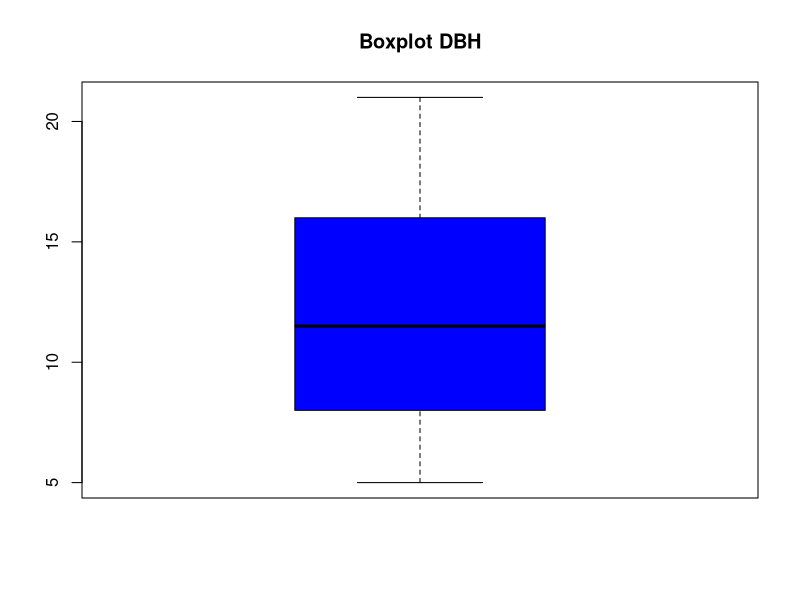
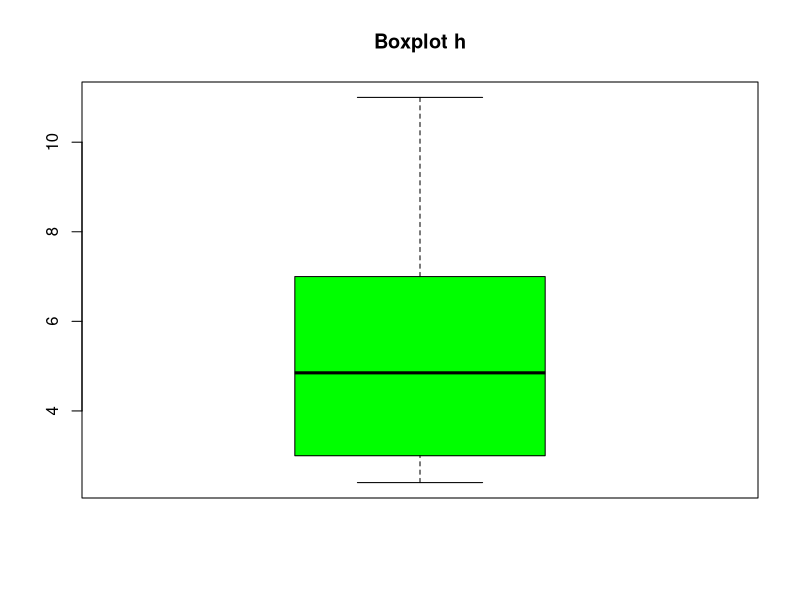
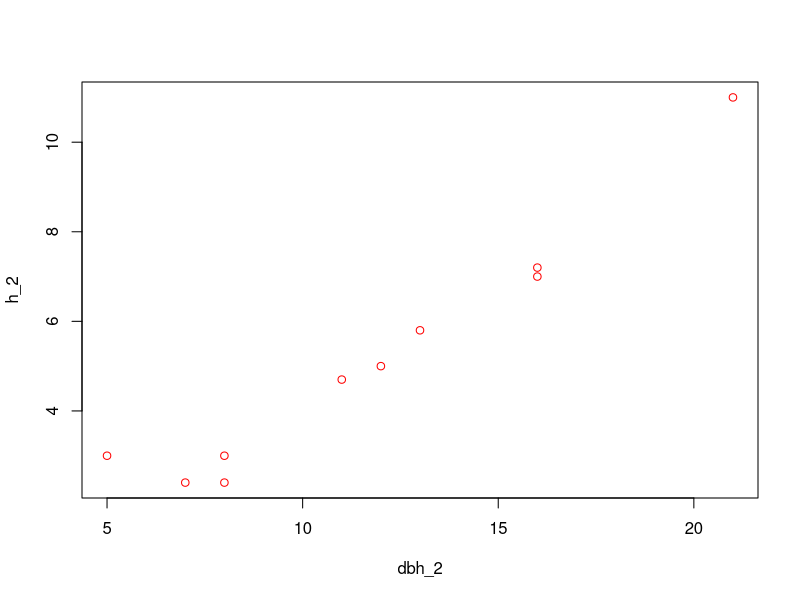
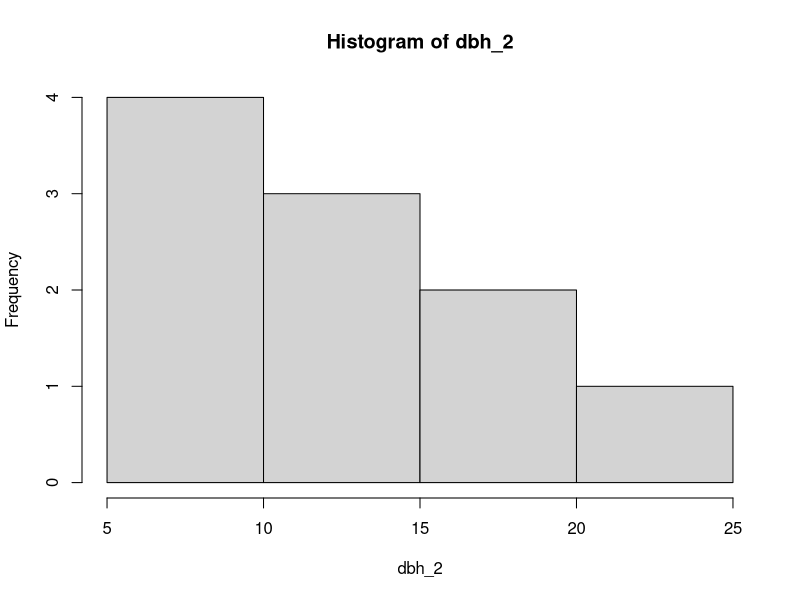
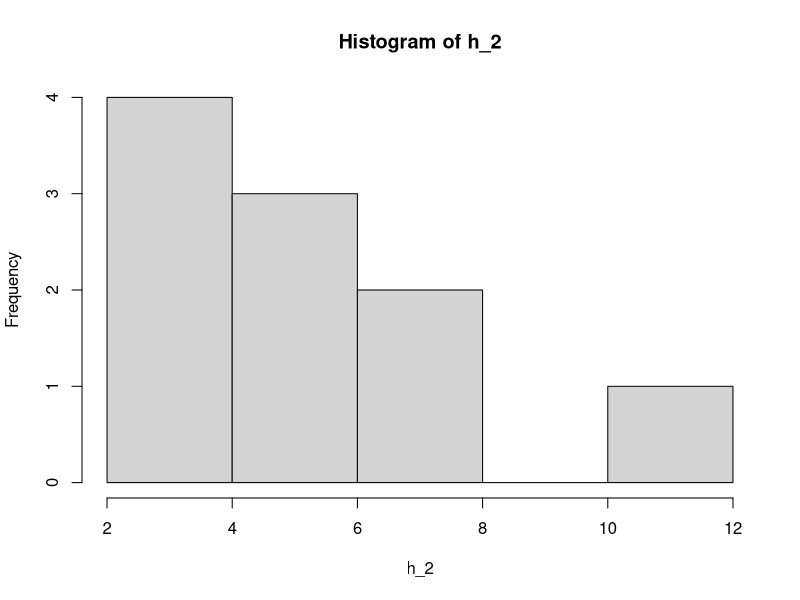
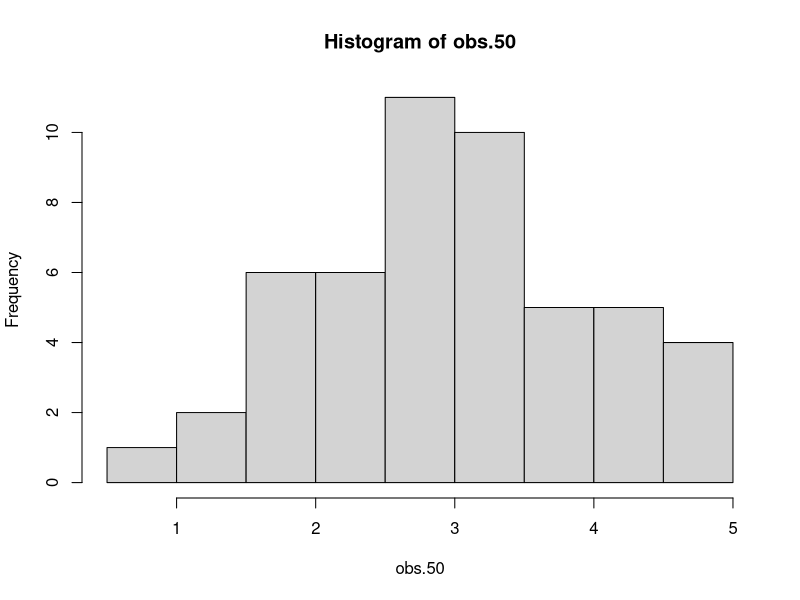
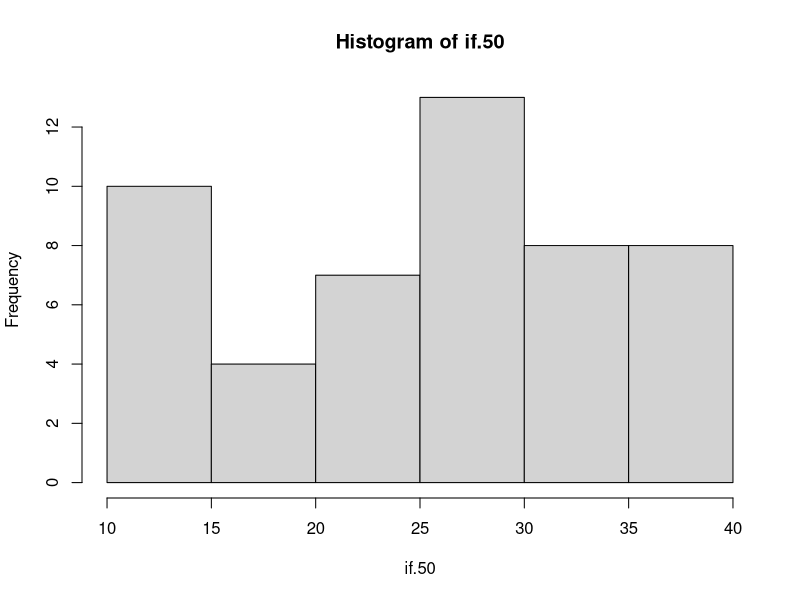
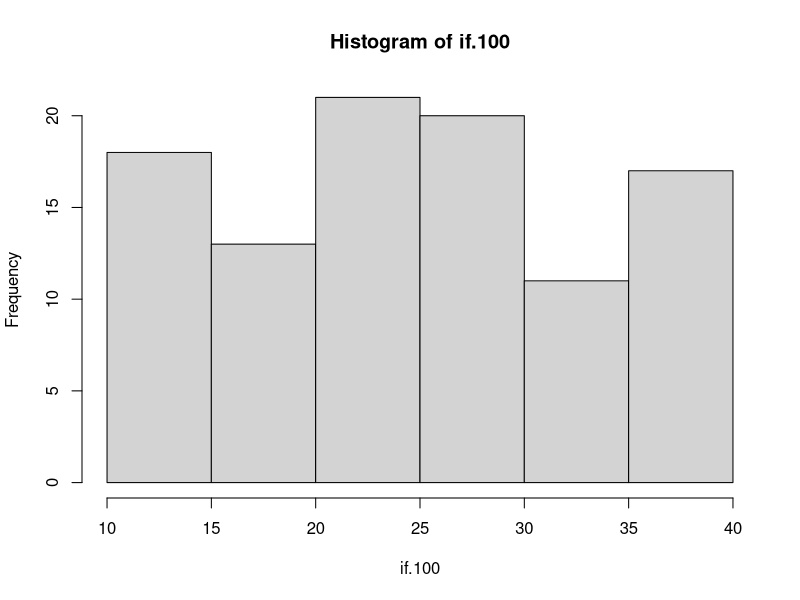

Here is the R script that generated these plots, in order:
# Jairo Alberto Leal Gómez
# 09/02/2023
# Características descriptivas


# Primera sesión ----------------------------------------------------------

dbh <- 15
h <- 8

# Multiplicación y operaciones

dbh * h

dbh^2

log(dbh)

dbh_2 <- c(12, 8, 7, 5, 11, 13, 16, 21, 8, 16) 

dbh_2 * h

h_2 <- c(5, 3, 2.4, 3, 4.7, 5.8, 7, 11, 2.4, 7.2)

dbh_2 * h_2



# Graficas ----------------------------------------------------------------

# Medidas de tendencia central
# Media, moda

# Medidas de dispersión
# Varianza, desviación estandar, etc.

# Representación gráfica de los datos
# Histogramas, distribución de un solo grupo en un rango
# Gráfica de barras, grupos 
# Dispersión
# Boxplot, gráfica de cajas

boxplot(dbh_2, col= 'blue', main = 'Boxplot DBH')

# Limites mínimo y máximo, centro representa la mediana, 50% de los datos en la caja, y cada uno es un cuartil (25, 50, 75, 100)

boxplot(h_2, col= 'green', main = 'Boxplot h')

plot(dbh_2, h_2, col= "red")

# Correlación: asociación positiva

hist(dbh_2)
hist(h_2)



# Datos aleatorios
# para que me genere datos random
?norm  

# algorito para que siempre me genere los mismos números, el numero en (  ) puede ser cualquiera
set.seed(13)
obs.50 <- rnorm(50, mean= 3)
hist(obs.50)

set.seed(13)
if.50 <- runif(50, min = 10, max = 40)
hist(if.50)

set.seed(13)
if.100 <- runif(100, min = 10, max = 40)
hist(if.100)

if.500 <- runif(500, min = 10, max = 40)
hist(if.500)

if.1000 <- runif(1000, min = 10, max = 40)
hist(if.1000)


set.seed(1)
stem(if.50)
hist(if.50)



# Restricciones -----------------------------------------------------------

# Trabajar con datos del objeto if.50

mean(if.50)
fivenum(if.50)
boxplot(if.50)

# mean= media   ;   fivenum= 5 datos del boxplot, rangos, limites de cuartiles y mediana

# SIMBOLOS DE RESTRICCIONES DE DATOS

# igual a ==
# diferente a !=
# igual o mayor >=
# igual o menor <=
# mayor que >
# menor que <

if.50 <= median(if.50)

# dice que datos cumplen la restricción... instruccion lógica

# submuestreo dirigido

?subset
dbh.50 <- subset(if.50, if.50 <= median(if.50))

dbh.up50 <- subset(if.50, if.50 >= median(if.50))

dbh.up30 <- subset(if.50, if.50 > 30)
dbh.up30

mean(dbh.up30)
sd(dbh.up30)



# Importar datos ----------------------------------------------------------

fert <- read.csv("vivero.csv", header = TRUE)
